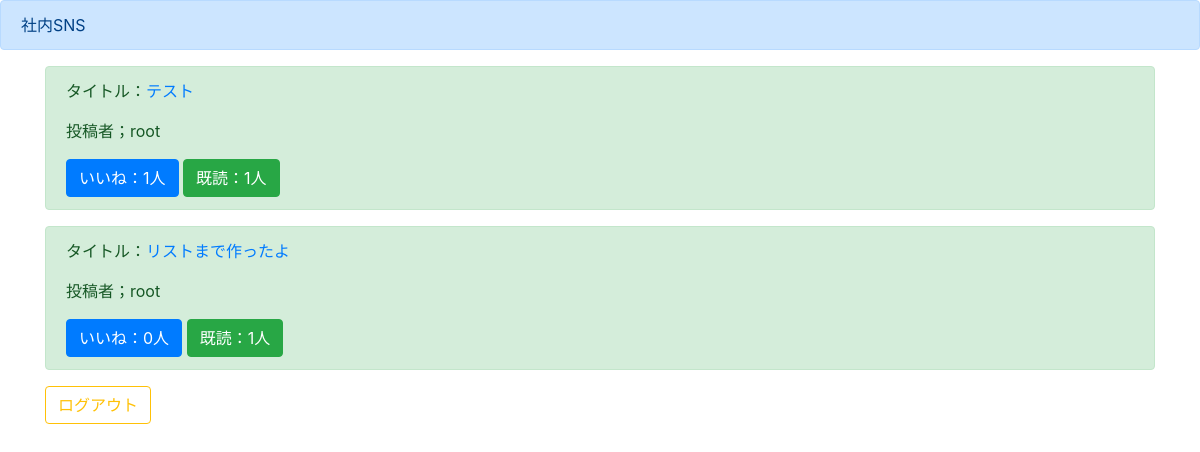
The page /list/ (signed in) on the database as committed earlier.
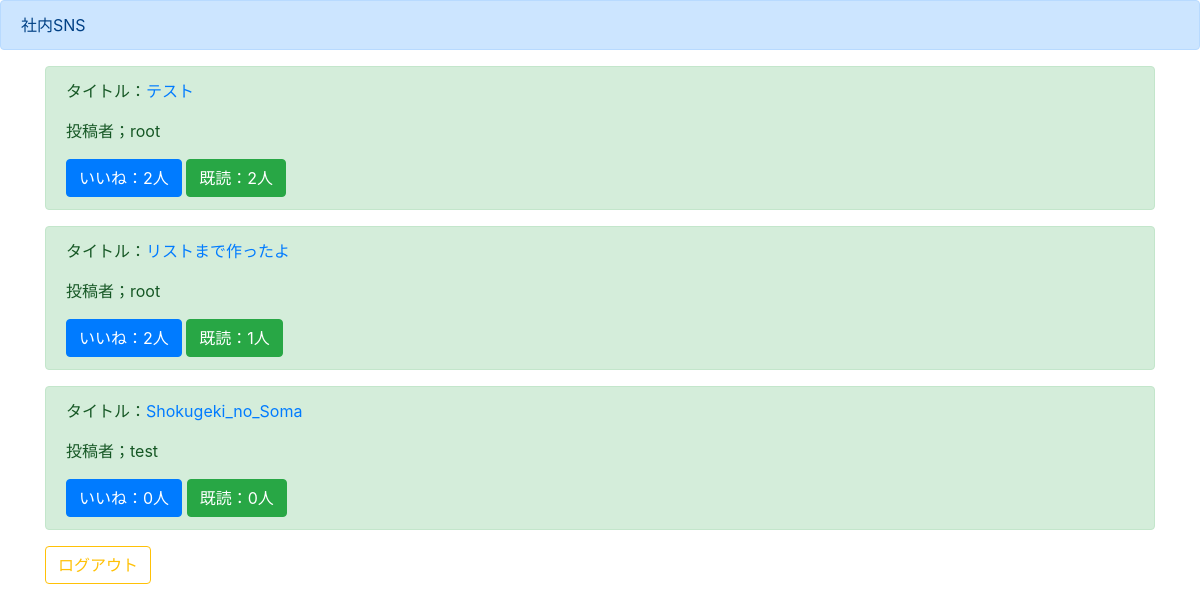
The same page on the database as committed later.
### boardapp/models.py (models this page shows)
class BoardModel(models.Model):
    title = models.CharField(max_length=100)
    content = models.TextField()
    author = models.CharField(max_length=200)#投稿者
    images = models.ImageField(upload_to='')#画像のアップロード場所
    good = models.IntegerField(null=True,blank=True,default=0)#いいね数
    read = models.IntegerField(null=True,blank=True,default=0)#既読数
    readtext = models.CharField(max_length=200,null=True,blank=True,default='root')#既読した人の名前

### boardapp/views.py (the view)
# urls.py: path('list/',listfunc,name="list"),
@login_required
def listfunc(request):
    object_list = BoardModel.objects.all()
    return render(request,'list.html',{'object_list':object_list})

### templates/list.html (shortened to what this page needs)
{% extends 'base.html' %}
{% block header %}
    <div class="alert alert-primary" role="alert">
    社内SNS
    </div>
{% endblock header %}
{% block content %}
    <div class="container">
        {% for item in object_list %}
        <div class="alert alert-success" role="alert">
            <p>タイトル：<a href="{% url 'detail' item.pk %}">{{ item.title }}</a></p>
            <p>投稿者；{{item.author }}</p>
            <a href="{% url 'good' item.pk %}" class="btn btn-primary" role="button" aria-pressed="true">いいね：{{ item.good }}人</a>
            <a href="{% url 'read' item.pk %}" class="btn btn-success" role="button" aria-pressed="true">既読：{{ item.read }}人</a>
        </div>
        {% endfor %}
        <a href={% url 'logout' %} class="btn btn-outline-warning">ログアウト</a>
    </div>
{% endblock content %}

Rows that differ between the two databases and show on the page:
changed BoardModel "テスト": good "1" → "2"; read "1" → "2"
changed BoardModel "リストまで作ったよ": good "0" → "2"
added BoardModel: title "Shokugeki_no_Soma", author "test", good "0", read "0"
